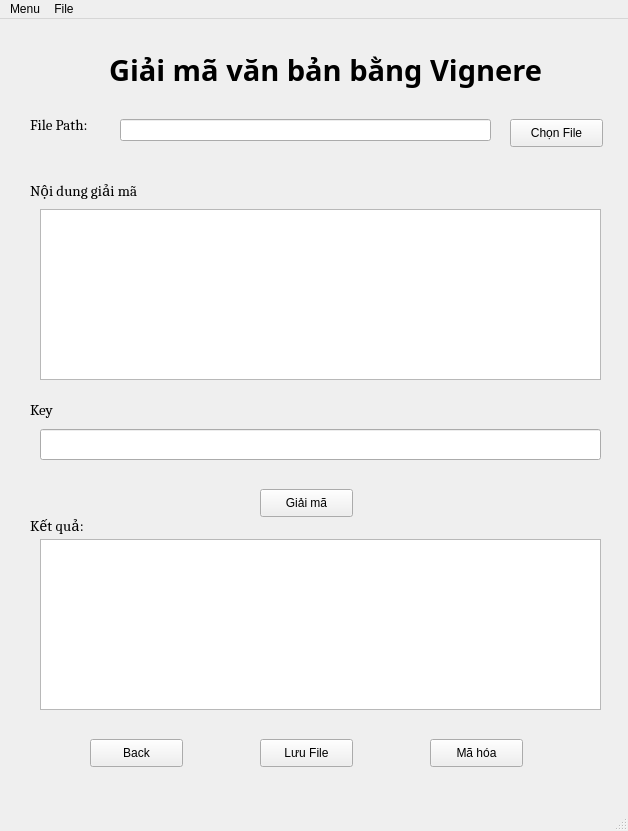
<?xml version="1.0" encoding="UTF-8"?>
<ui version="4.0">
 <class>MainWindow</class>
 <widget class="QMainWindow" name="MainWindow">
  <property name="geometry">
   <rect>
    <x>0</x>
    <y>0</y>
    <width>628</width>
    <height>831</height>
   </rect>
  </property>
  <property name="windowTitle">
   <string>MainWindow</string>
  </property>
  <widget class="QWidget" name="centralwidget">
   <widget class="QPushButton" name="btnGiaiMaVignere">
    <property name="geometry">
     <rect>
      <x>260</x>
      <y>470</y>
      <width>93</width>
      <height>28</height>
     </rect>
    </property>
    <property name="font">
     <font>
      <pointsize>9</pointsize>
     </font>
    </property>
    <property name="text">
     <string>Giải mã</string>
    </property>
   </widget>
   <widget class="QLabel" name="label_4">
    <property name="geometry">
     <rect>
      <x>30</x>
      <y>490</y>
      <width>141</width>
      <height>31</height>
     </rect>
    </property>
    <property name="font">
     <font>
      <family>Cambria</family>
      <pointsize>11</pointsize>
      <weight>50</weight>
      <bold>false</bold>
     </font>
    </property>
    <property name="text">
     <string>Kết quả:</string>
    </property>
   </widget>
   <widget class="QPushButton" name="btnBack">
    <property name="geometry">
     <rect>
      <x>90</x>
      <y>720</y>
      <width>93</width>
      <height>28</height>
     </rect>
    </property>
    <property name="font">
     <font>
      <pointsize>9</pointsize>
     </font>
    </property>
    <property name="text">
     <string>Back</string>
    </property>
   </widget>
   <widget class="QTextEdit" name="result">
    <property name="geometry">
     <rect>
      <x>40</x>
      <y>520</y>
      <width>561</width>
      <height>171</height>
     </rect>
    </property>
   </widget>
   <widget class="QLabel" name="label_2">
    <property name="geometry">
     <rect>
      <x>30</x>
      <y>90</y>
      <width>81</width>
      <height>31</height>
     </rect>
    </property>
    <property name="font">
     <font>
      <family>Cambria</family>
      <pointsize>11</pointsize>
      <weight>50</weight>
      <bold>false</bold>
     </font>
    </property>
    <property name="text">
     <string>File Path:</string>
    </property>
   </widget>
   <widget class="QTextEdit" name="input">
    <property name="geometry">
     <rect>
      <x>40</x>
      <y>190</y>
      <width>561</width>
      <height>171</height>
     </rect>
    </property>
   </widget>
   <widget class="QLabel" name="label_5">
    <property name="geometry">
     <rect>
      <x>30</x>
      <y>370</y>
      <width>41</width>
      <height>41</height>
     </rect>
    </property>
    <property name="font">
     <font>
      <family>Cambria</family>
      <pointsize>11</pointsize>
      <weight>50</weight>
      <bold>false</bold>
     </font>
    </property>
    <property name="text">
     <string>Key</string>
    </property>
   </widget>
   <widget class="QPushButton" name="btnChonFile">
    <property name="geometry">
     <rect>
      <x>510</x>
      <y>100</y>
      <width>93</width>
      <height>28</height>
     </rect>
    </property>
    <property name="font">
     <font>
      <pointsize>9</pointsize>
     </font>
    </property>
    <property name="text">
     <string>Chọn File</string>
    </property>
   </widget>
   <widget class="QLineEdit" name="EdtPath">
    <property name="geometry">
     <rect>
      <x>120</x>
      <y>100</y>
      <width>371</width>
      <height>22</height>
     </rect>
    </property>
   </widget>
   <widget class="QLabel" name="label_3">
    <property name="geometry">
     <rect>
      <x>30</x>
      <y>150</y>
      <width>171</width>
      <height>41</height>
     </rect>
    </property>
    <property name="font">
     <font>
      <family>Cambria</family>
      <pointsize>11</pointsize>
      <weight>50</weight>
      <bold>false</bold>
     </font>
    </property>
    <property name="text">
     <string>Nội dung giải mã</string>
    </property>
   </widget>
   <widget class="QPushButton" name="btnSave">
    <property name="geometry">
     <rect>
      <x>260</x>
      <y>720</y>
      <width>93</width>
      <height>28</height>
     </rect>
    </property>
    <property name="font">
     <font>
      <pointsize>9</pointsize>
     </font>
    </property>
    <property name="text">
     <string>Lưu File</string>
    </property>
   </widget>
   <widget class="QLineEdit" name="lineEdit">
    <property name="geometry">
     <rect>
      <x>40</x>
      <y>410</y>
      <width>561</width>
      <height>31</height>
     </rect>
    </property>
   </widget>
   <widget class="QPushButton" name="btnMaHoaVignere">
    <property name="geometry">
     <rect>
      <x>430</x>
      <y>720</y>
      <width>93</width>
      <height>28</height>
     </rect>
    </property>
    <property name="font">
     <font>
      <pointsize>9</pointsize>
     </font>
    </property>
    <property name="text">
     <string>Mã hóa</string>
    </property>
   </widget>
   <widget class="QLabel" name="label">
    <property name="geometry">
     <rect>
      <x>70</x>
      <y>0</y>
      <width>511</width>
      <height>101</height>
     </rect>
    </property>
    <property name="font">
     <font>
      <family>Sitka Heading Semibold</family>
      <pointsize>22</pointsize>
      <weight>75</weight>
      <bold>true</bold>
     </font>
    </property>
    <property name="text">
     <string>Giải mã văn bản bằng Vignere</string>
    </property>
    <property name="alignment">
     <set>Qt::AlignCenter</set>
    </property>
   </widget>
  </widget>
  <widget class="QMenuBar" name="menubar">
   <property name="geometry">
    <rect>
     <x>0</x>
     <y>0</y>
     <width>628</width>
     <height>26</height>
    </rect>
   </property>
   <widget class="QMenu" name="menuFile">
    <property name="title">
     <string>File</string>
    </property>
    <addaction name="actionOpenFile"/>
    <addaction name="actionSave_File"/>
    <addaction name="separator"/>
   </widget>
   <widget class="QMenu" name="menuMenu">
    <property name="title">
     <string>Menu</string>
    </property>
    <addaction name="actionM_h_a"/>
    <addaction name="actionGi_i_m"/>
    <addaction name="separator"/>
    <addaction name="actionExit_2"/>
   </widget>
   <addaction name="menuMenu"/>
   <addaction name="menuFile"/>
  </widget>
  <widget class="QStatusBar" name="statusbar"/>
  <action name="actionOpenFile">
   <property name="text">
    <string>Open File</string>
   </property>
  </action>
  <action name="actionSave_File">
   <property name="text">
    <string>Save File</string>
   </property>
  </action>
  <action name="actionExit">
   <property name="text">
    <string>Exit</string>
   </property>
  </action>
  <action name="actionM_h_a">
   <property name="text">
    <string>Mã hóa</string>
   </property>
  </action>
  <action name="actionGi_i_m">
   <property name="text">
    <string>Giải mã</string>
   </property>
  </action>
  <action name="actionExit_2">
   <property name="text">
    <string>Exit</string>
   </property>
  </action>
 </widget>
 <resources/>
 <connections/>
</ui>
